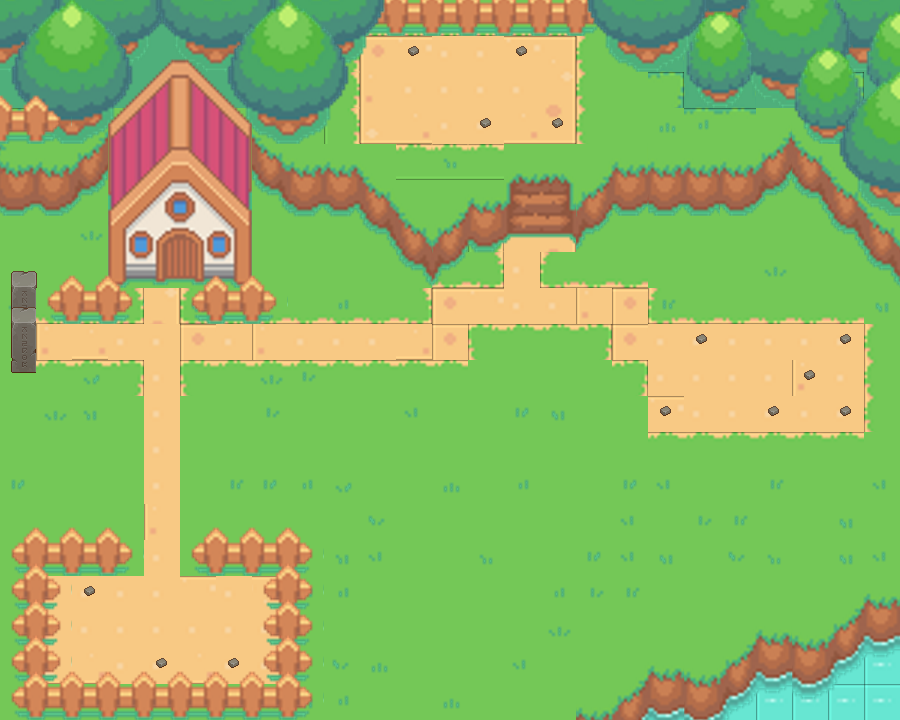

This is a level from a 2D game, rendered from its Tiled map with the project's own tilesets. A one-line summary and the map file follow, with tile-layer data summarised:
An orthogonal 25x20 tile map with 36x36 px tiles, 10 tile layers (Land, Grass Blades, BackgroundFences, Land Features, ...), 3 tilesets and 37 objects (37x wall).

<map version="1.8" tiledversion="1.8.2" orientation="orthogonal" renderorder="right-down" width="25" height="20" tilewidth="36" tileheight="36" infinite="0" nextlayerid="12" nextobjectid="146">
 <tileset firstgid="1" name="MapAssets" tilewidth="36" tileheight="36" tilecount="1024" columns="32">
  <image source="MapAssets.png" width="1152" height="1152" />
 </tileset>
 <tileset firstgid="1025" name="TXProps" tilewidth="36" tileheight="36" tilecount="196" columns="14">
  <image source="TXProps.png" width="512" height="512" />
 </tileset>
 <tileset firstgid="1221" name="Rocks" tilewidth="36" tileheight="36" tilecount="196" columns="14">
  <image source="Rocks.png" width="512" height="512" />
 </tileset>
 <layer id="1" name="Land" width="25" height="20">
  <data>[500 cells, 500 non-empty, 28 distinct tile ids]</data>
 </layer>
 <objectgroup id="11" name="Walls">
  <object id="98" type="wall" x="0" y="540" width="45" height="180" />
  <object id="99" type="wall" x="45" y="684" width="270" height="36" />
  <object id="101" type="wall" x="270" y="540" width="45" height="144" />
  <object id="102" type="wall" x="45" y="540" width="81" height="36" />
  <object id="103" type="wall" x="198" y="540" width="72" height="36" />
  <object id="104" type="wall" x="0" y="0" width="36" height="369" />
  <object id="105" type="wall" x="36" y="0" width="99" height="324" />
  <object id="106" type="wall" x="135" y="0" width="72" height="288" />
  <object id="107" type="wall" x="207" y="0" width="45" height="324" />
  <object id="108" type="wall" x="252" y="288" width="18" height="36" />
  <object id="109" type="wall" x="252" y="144" width="36" height="45" />
  <object id="110" type="wall" x="288" y="162" width="72" height="54" />
  <object id="111" type="wall" x="360" y="180" width="36" height="36" />
  <object id="112" type="wall" x="360" y="216" width="144" height="9" />
  <object id="113" type="wall" x="387" y="225" width="117" height="18" />
  <object id="114" type="wall" x="396" y="243" width="72" height="18" />
  <object id="115" type="wall" x="414" y="261" width="36" height="9" />
  <object id="116" type="wall" x="468" y="198" width="36" height="18" />
  <object id="118" type="wall" x="576" y="180" width="36" height="63" />
  <object id="119" type="wall" x="612" y="162" width="144" height="54" />
  <object id="120" type="wall" x="756" y="144" width="36" height="45" />
  <object id="121" type="wall" x="819" y="0" width="18" height="225" />
  <object id="122" type="wall" x="792" y="0" width="27" height="198" />
  <object id="123" type="wall" x="684" y="0" width="108" height="108" />
  <object id="124" type="wall" x="603" y="0" width="81" height="72" />
  <object id="125" type="wall" x="252" y="0" width="351" height="36" />
  <object id="126" type="wall" x="252" y="36" width="108" height="27" />
  <object id="128" type="wall" x="252" y="63" width="81" height="81" />
  <object id="129" type="wall" x="288" y="144" width="72" height="18" />
  <object id="130" type="wall" x="315" y="720" width="297" />
  <object id="131" type="wall" x="612" y="684" width="225" height="36" />
  <object id="133" type="wall" x="720" y="648" width="117" height="36" />
  <object id="139" type="wall" x="837" y="0" width="63" height="243" />
  <object id="140" type="wall" x="864" y="243" width="36" height="45" />
  <object id="141" type="wall" x="900" y="288" height="324" />
  <object id="143" type="wall" x="837" y="612" width="63" height="108" />
  <object id="144" type="wall" x="0" y="369" height="171" />
 </objectgroup>
 <layer id="2" name="Grass Blades" width="25" height="20">
  <data>[500 cells, 96 non-empty, 23 distinct tile ids]</data>
 </layer>
 <layer id="9" name="BackgroundFences" width="25" height="20">
  <data>[500 cells, 8 non-empty, 4 distinct tile ids]</data>
 </layer>
 <layer id="3" name="Land Features" width="25" height="20">
  <data>[500 cells, 39 non-empty, 20 distinct tile ids]</data>
 </layer>
 <layer id="10" name="Fencing" width="25" height="20">
  <data>[500 cells, 34 non-empty, 7 distinct tile ids]</data>
 </layer>
 <layer id="4" name="Background Trees" width="25" height="20">
  <data>[500 cells, 85 non-empty, 45 distinct tile ids]</data>
 </layer>
 <layer id="5" name="Foreground objects" width="25" height="20">
  <data>[500 cells, 23 non-empty, 12 distinct tile ids]</data>
 </layer>
 <layer id="6" name="Overlapping objects" width="25" height="20">
  <data>[500 cells, 59 non-empty, 31 distinct tile ids]</data>
 </layer>
 <layer id="7" name="Buildings" width="25" height="20">
  <data>[500 cells, 48 non-empty, 42 distinct tile ids]</data>
 </layer>
 <layer id="8" name="OverBuildings" width="25" height="20">
  <data>[500 cells, 20 non-empty, 14 distinct tile ids]</data>
 </layer>
</map>
